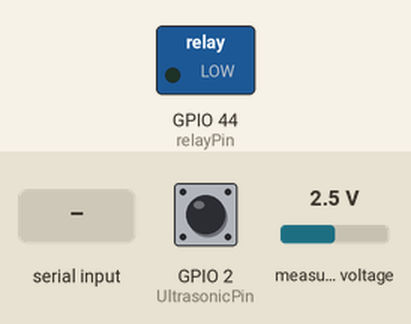
The sketch below on a simulated ESP32. Parts: switched loads named in the sketch (green lamp = pin HIGH). Wiring (inferred from the names in the program): ADS1115 converter at I2C address 0x48. The test bench sets the inputs (shaded band); at power-on: GPIO 2 (UltrasonicPin) HIGH, measured voltage 2.5 V. WiFi joins after 1.5 s; servers stay silent unless stated; what the sketch prints to the serial monitor is not drawn.

Above: at 3.2 s.
3.3 s: "ON\n" received over Serial
At 3.7 s:
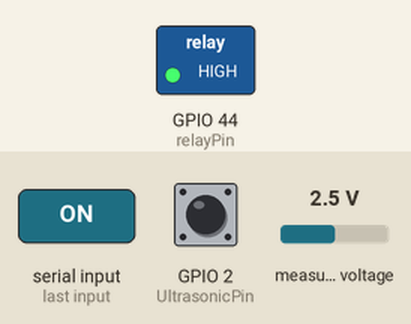
12.3 s: "OFF\n" received over Serial
At 13.0 s:
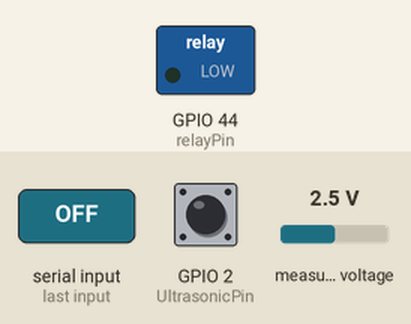
Timing chart, 0 to 15.3 s (numbered marks = the images above; inputs shaded):
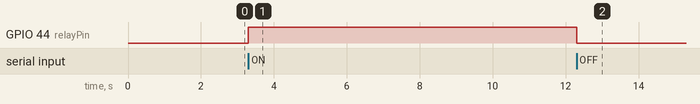

Measured:
- after the input at 3.3 s, GPIO 44 (relayPin): LOW → HIGH at once
- after the input at 12.3 s, GPIO 44 (relayPin): HIGH → LOW at once

The sketch:

help_code_MARGOT.ino
```cpp
// help code for python

#include <WiFi.h>
#include <WiFiClientSecure.h>
#include <UniversalTelegramBot.h>
#include <ArduinoJson.h>
#include <Wire.h>

#define ADS1115_ADDRESS 0x48
#define BOTtoken "8155772892:AAE2sAqJJvUCjtoRNNvujKla7bq-woFEDzI" // for telegram bot
#define CHAT_ID "7610829513" // for telegram bot

// Define the pins of the Arduino
const int SensorPin = A1, RefPin = A2, relayPin = D7;
const int UltrasonicPin = 2; // Digital Pin 2 is for the ultrasonic sensor

// Define the data from the current sensor
const int Rshunt = 33.3;                // Resistance of the transformer: Model 50 A: 20 ohms, Model 30 A: 33.3 ohms
double n_trafo = 1000;                  // Number of turns between primary and secondary

// Variables to calculate every millisecond
unsigned long time_now = 0;
unsigned long time_ant = 0, difTime = 0, act_time = 0, reading_time = 0, dif_reading_time = 0, timer1 = 0, timer2 = 0;

// Define variables to calculate the RMS of a power cycle
double quadratic_sum_v = 0.0;
double quadratic_sum_rms = 0.0;   // This variable accumulates the quadratic sum of instantaneous currents
const int sampleDuration = 20;    // Number of samples that determine how often the RMS is calculated
int quadratic_sum_counter = 0;    // Counter of how many times values have been accumulated in the quadratic sum
double freq = 50.0;               // Define the frequency of the power cycle

// Define variables to calculate an average of the current
double accumulated_current = 0.0;       // Accumulator of RMS values for averaging
const int sampleAverage = 250;          // Number of samples that determine how often the RMS average is calculated
int accumulated_counter = 0;            // Counter of how many times RMS values have been accumulated
bool first_run = true;
double v_calib_acum = 0;
double v_calib = 0;
int i = 0;
byte writeBuf[3];

double Irms_filt = 0;

// Define variables for the telegram bot
// const char* ssid = "ard-citcea";
// const char* password = "ax1ohChooli0quof";
const char* ssid = "Livebox6-D583";
const char* password = "5c9s73JvCLSP";

WiFiClientSecure client;
UniversalTelegramBot bot(BOTtoken, client);


//=================================================================================================================================
// Helper functions: Function created to partition the problem in smaller parts
//=================================================================================================================================
void config_i2c(){
  Wire.begin(); // begin I2C
  // ADS1115 configuration
  writeBuf[0] = 1;    // config register is 1
  writeBuf[1] = 0b11010010; // single conversion, AIN1 & GND, 4.096V, Continuous
  writeBuf[2] = 0b11100101; // 869 SPS

  Wire.beginTransmission(ADS1115_ADDRESS);  // ADC
  Wire.write(writeBuf[0]);
  Wire.write(writeBuf[1]);
  Wire.write(writeBuf[2]);
  Wire.endTransmission();
  delay(500);
}

float read_voltage(){
  Wire.beginTransmission(ADS1115_ADDRESS);
  Wire.write(0x00); // Conversion register
  Wire.endTransmission();

  Wire.requestFrom(ADS1115_ADDRESS, 2);
  int16_t result = Wire.read() << 8 | Wire.read();  // Mount the 2 byte value
  Wire.endTransmission();

  float voltage = result * 4.096 / 32768.0;  // Raw adc * reference voltage configured / maximum adc value
  return voltage;  // Voltage in V
}

//=================================================================================================================================
// setup Function: Function that runs once on startup
//=================================================================================================================================
void setup() {
  Serial.begin(9600);
  config_i2c();
  pinMode(SensorPin, INPUT); // declare sensor as input
  pinMode(relayPin, OUTPUT);
  pinMode(UltrasonicPin, INPUT); // ultrasonic sensor pin is input

  // for telegram:
  WiFi.mode(WIFI_STA);
  WiFi.begin(ssid, password);
  client.setCACert(TELEGRAM_CERTIFICATE_ROOT);
  while (WiFi.status() != WL_CONNECTED) {
    delay(500);
    Serial.print(".");
  }
  Serial.println("");
  Serial.println("WiFi connected");

}

//=================================================================================================================================
// loop Function: Function that runs cyclically indefinitely
//=================================================================================================================================
void loop() {

  // Check for serial input
  if (Serial.available() > 0) {
      String command = Serial.readStringUntil('\n');  // Read until newline

      if (command == "ON") {
          digitalWrite(relayPin, HIGH);  // Turn the relay on
          Serial.println("Relay ON");
      } else if (command == "OFF") {
          digitalWrite(relayPin, LOW);   // Turn the relay off
          Serial.println("Relay OFF");
      } else if (command.startsWith("MSG:")) {  // Check if the command is a Telegram message
          String message = command.substring(4);  // Extract the message after "MSG:"
          bot.sendMessage(CHAT_ID, message, "");
          Serial.println('CHAT');
      }
  }

  // Read the time in microseconds since the Arduino started
  act_time = micros();
  // Calculate the time difference between the current time and the last time the instantaneous current was updated
  difTime = act_time - time_ant; // in microseconds

  // EVERY 1 MILLISECOND, READ ADC AND CALCULATE THE INSTANTANEOUS CURRENT TO CALCULATE THE RMS
  if (difTime >= 1000) {
    // Update the time record with the current time
    time_ant = act_time;

    // Read the voltage from the sensor
    double Vinst = read_voltage() - 1.65;

    // Convert voltage in shunt to current measurement
    double Iinst = Vinst * 30; // 30A = 1V

    // Accumulate quadratic sum
    quadratic_sum_rms += Iinst * Iinst * difTime;
    quadratic_sum_v += Vinst * Vinst * difTime;
    quadratic_sum_counter++;
  }

  // EVERY POWER CYCLE (20 ACCUMULATED VALUES), CALCULATE RMS
  if (quadratic_sum_counter >= sampleDuration) {
    // Take the square root to calculate the RMS of the last power cycle
    double Irms = sqrt(freq * quadratic_sum_rms);
    double Vrms = sqrt(freq * quadratic_sum_v);

    // Reset accumulation values to calculate the RMS of the last power cycle
    quadratic_sum_counter = 0;
    quadratic_sum_rms = 0;
    quadratic_sum_v = 0;

    // Filter base error
    if (Irms <= 0.1) {
      Irms = 0;
    }
    // Accumulate RMS current values to calculate the average RMS
    accumulated_current += Irms;
    accumulated_counter++;
  }

  // EVERY 250 POWER CYCLES (approximately 5 seconds), CALCULATE THE AVERAGE RMS and print the Ultrasonic sensor reading
  if (accumulated_counter >= sampleAverage) {
    // Calculate the average of the RMS current
    double Irms_filt = accumulated_current / ((double)accumulated_counter);
    Serial.print("Irms_filt: ");
    Serial.println(Irms_filt);

    // Reset accumulation values to calculate the average RMS
    accumulated_current = 0;
    accumulated_counter = 0;

    // Ultrasonic movement detection
    if (digitalRead(UltrasonicPin) == LOW) {
      Serial.println("There is movement");
    } else {
      Serial.println("There is no movement");
    }
  }

    //int sensorValue = analogRead(UltrasonicPin); // Read the analog value
    //double distance = (sensorValue / 66535) * 3.3 * 100; // Convert to distance (1V = 100 cm)

    // Check if the distance has significantly changed
    //static double lastDistance = 0;
    //double threshold = 2.0; // Sensitivity threshold in cm

    //if (abs(distance - lastDistance) > threshold) {
      //Serial.println("There is movement");
      //Serial.println(distance);
    //} else {
      //Serial.println("There is no movement");
      //Serial.println(distance);
    //}

    //lastDistance = distance; // Update the last distance value

  //}
}
```
